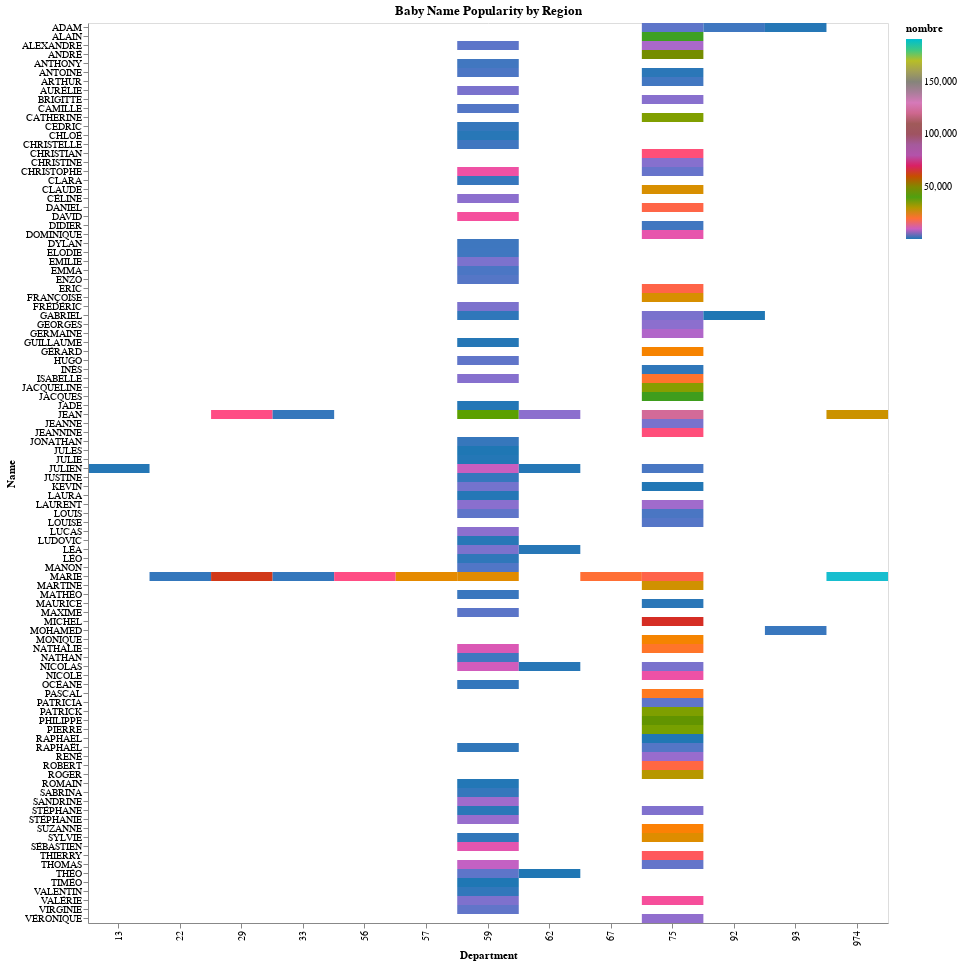

This figure's notebook cell:
### Markdown cell above
### Heatmap

In this case, we created a heatmap to provide a comprehensive view of the popularity of baby names and to explore the regional effect in the data. We use a color gradient to represent the number of occurrences, with darker shades indicating higher popularity. This visualization allows for easy identification of popular and unpopular names across different departments.

The strengths and weaknesses of this type of chart for representing baby name popularity by region are as follows:

Strengths:

- Comparison of Popularity: The the color represents the number of occurrences of a specific name in a region, allowing for easy visual comparison of popularity across regions and names.

- Effective for displaying patterns and trends: Heatmaps are particularly useful for identifying patterns and trends in data. They allow us to quickly identify areas of high and low values, making it easy to spot clusters, correlations, and outliers.


Weaknesses:

- Distortion due to color perception: Color perception can vary among individuals, which may lead to differences in interpretation. It's essential to choose a color scheme that is accessible and avoids misleading interpretations.

- Difficulty in comparing exact values: While heatmaps provide a good sense of the relative magnitude or density of data values, they may not be ideal for precise comparisons between specific values.

### Code cell
region_counts = top_10_names.groupby(['dpt', 'preusuel'])['nombre'].sum().reset_index()

# Specify a color scheme
color_scheme = 'category10'  # You can choose from 'category10', 'accent', 'dark2', 'paired', 'pastel1', 'pastel2', 'set1', 'set2', 'set3', etc.

# Create the treemap chart with the specified color scheme
chart2 = alt.Chart(region_counts).mark_rect().encode(
    alt.X('dpt:N', axis=alt.Axis(title='Department')),
    alt.Y('preusuel:N', axis=alt.Axis(title='Name')),
    alt.Color('nombre:Q', scale=alt.Scale(scheme=color_scheme)),  # Set the color scheme
    alt.Tooltip(['preusuel:N', 'nombre:Q'])
).properties(
    width=800,
    height=900,
    title='Baby Name Popularity by Region'
)

# Display the chart
chart2

### Figure 1 — Vega-Lite specification as saved in the notebook (floating-point values rounded to 4 significant figures; data arrays with more than 128 entries replaced by an {"elided": "..."} marker saying what was removed)
{"config": {"view": {"continuousWidth": 300, "continuousHeight": 300}}, "data": {"name": "data-89450c809564ce1e826de08c5821a863"}, "mark": {"type": "rect"}, "encoding": {"color": {"field": "nombre", "scale": {"scheme": "category10"}, "type": "quantitative"}, "tooltip": [{"field": "preusuel", "type": "nominal"}, {"field": "nombre", "type": "quantitative"}], "x": {"axis": {"title": "Department"}, "field": "dpt", "type": "nominal"}, "y": {"axis": {"title": "Name"}, "field": "preusuel", "type": "nominal"}}, "height": 900, "title": "Baby Name Popularity by Region", "width": 800, "$schema": "https://vega.github.io/schema/vega-lite/v5.8.0.json", "datasets": {"data-89450c809564ce1e826de08c5821a863": {"elided": "137 records"}}}
